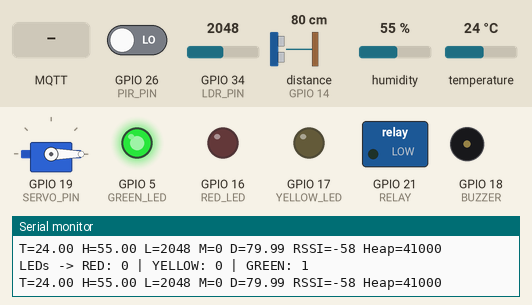
This sketch was run on a simulated ESP32. On the bench: servo, switched loads named in the sketch (green lamp = pin HIGH), output pins drawn as LEDs (lit = HIGH), buzzer (waves = sounding, pin HIGH), the last lines printed to the serial monitor. Wiring (inferred from the names in the program): ultrasonic range finder: trigger GPIO 27; echo GPIO 14. Inputs (shaded band) come from the test bench; at power-on: distance to the obstacle (sensor on GPIO 14) 80 cm, temperature 24 °C, GPIO 34 (LDR_PIN) = 2048, GPIO 26 (PIR_PIN) LOW, humidity 55 % (analog values on the 0–4095 scale). The echo pulse lasts 58.3 µs per cm; WiFi joins after 1.5 s; servers stay silent unless stated; no MQTT or app messages arrive unless stated; pins used as bus, display or sensor lines are not drawn.

Above: at 2.7 s.
2.8 s: MQTT message "ON" arrives on the first subscribed topic
At 3.4 s:
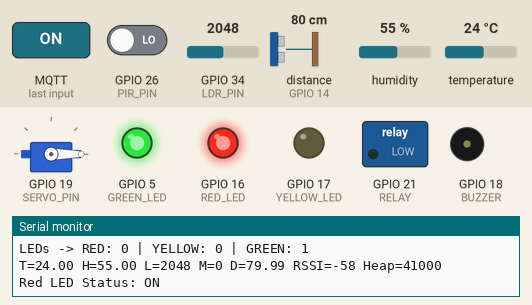
5.0 s: distance to the obstacle (sensor on GPIO 14) set to 12 cm
12.0 s: distance to the obstacle (sensor on GPIO 14) set to 9 cm
At 13.1 s:
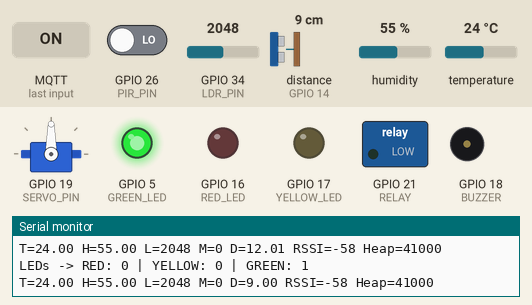
14.0 s: temperature set to 29.4 °C
17.7 s: temperature set to 30.5 °C
At 19.9 s:
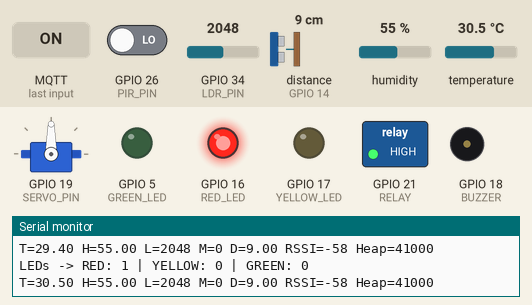
21.0 s: GPIO 34 (LDR_PIN) set to 526
22.7 s: GPIO 34 (LDR_PIN) set to 447
At 24.0 s:
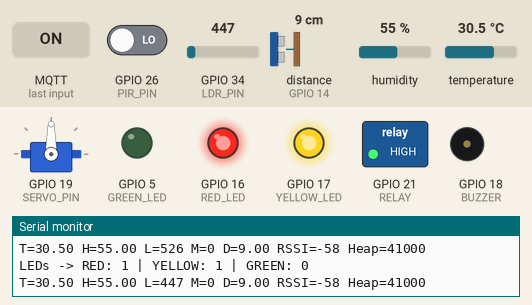
Timing chart, 0 to 25.7 s (numbered marks = the images above; inputs shaded):
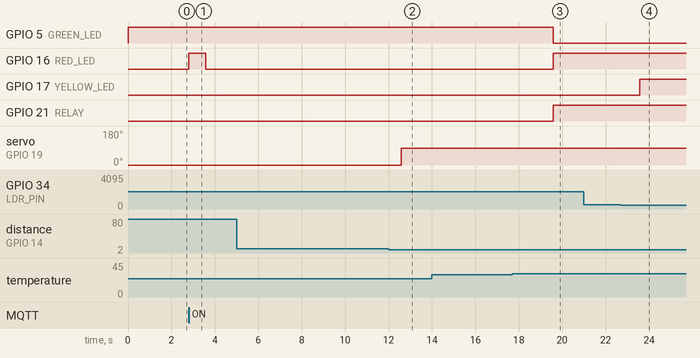

Measured:
- the behaviour switches between 11 and 10 cm on distance to the obstacle (sensor on GPIO 14) (found by bisection; images 1 and 2)
- the behaviour switches between 30 and 30.1 °C on temperature (found by bisection; images 2 and 3)
- the behaviour switches between 500 and 499 on GPIO 34 (LDR_PIN) (found by bisection; images 3 and 4)
- after the input at 2.8 s, GPIO 16 (RED_LED): LOW → HIGH at once, → LOW 0.78 s later
- after the input at 12.0 s, servo on GPIO 19 (SERVO_PIN): 0° → 90° after 0.58 s
- after the input at 17.7 s, GPIO 5 (GREEN_LED): HIGH → LOW after 1.9 s; GPIO 16 (RED_LED), GPIO 21 (RELAY): LOW → HIGH after 1.9 s
- after the input at 22.7 s, GPIO 17 (YELLOW_LED): LOW → HIGH after 0.88 s

The sketch:

sketch.ino
```cpp
#include <WiFi.h>
#include <PubSubClient.h>
#include <DHT.h>
#include <ESP32Servo.h>

// -----------------------------
// WiFi Configuration
const char *WIFI_SSID = "Wokwi-GUEST";
const char *WIFI_PASSWORD = "";

// -----------------------------
// MQTT Configuration
const char *MQTT_SERVER = "broker.hivemq.com";
const int MQTT_PORT = 1883;
const char *MQTT_CLIENT_ID = "JohmESP32Client";

// -----------------------------
// MQTT Topics (Sensors)
const char *TOPIC_TEMP = "johmmmsensors/temperature";
const char *TOPIC_HUM = "johmmmsensors/humidity";
const char *TOPIC_LIGHT = "johmmmsensors/light";
const char *TOPIC_MOTION = "johmmmsensors/motion";
const char *TOPIC_STATUS = "johmmmsensors/status";
const char *TOPIC_HEARTBEAT = "johmmmsensors/heartbeat";

// -----------------------------
// MQTT Client
WiFiClient espClient;
PubSubClient mqttClient(espClient);

// -----------------------------
// Pin Mapping
#define DHTPIN 4
#define DHTTYPE DHT22
#define LDR_PIN 34
#define PIR_PIN 26
#define TRIG_PIN 27
#define ECHO_PIN 14

#define RED_LED 16
#define YELLOW_LED 17
#define GREEN_LED 5

#define BUZZER 18
#define SERVO_PIN 19
#define RELAY 21

// -----------------------------
float tempMax = 30.0;
int lightMin = 500;
float distMin = 10.0;

unsigned long reportIntervalMs = 1000;

int servoOpenAngle = 90;
int servoClosedAngle = 0;

DHT dht(DHTPIN, DHTTYPE);
Servo servoMotor;

// -----------------------------
unsigned long lastSampleMs = 0;
unsigned long buzzerOffAt = 0;
unsigned long lastHeartbeatMs = 0;
bool lastMotion = false;

// -----------------------------
// WiFi connection
void connectWiFi()
{
  Serial.print("Connecting to WiFi");
  WiFi.begin(WIFI_SSID, WIFI_PASSWORD);
  while (WiFi.status() != WL_CONNECTED)
  {
    delay(500);
    Serial.print(".");
  }
  Serial.println("\nWiFi Connected");
  Serial.println(WiFi.localIP());
}

// -----------------------------
// MQTT Callback
void callback(char *topic, byte *payload, unsigned int length)
{
  String message = "";
  for (int i = 0; i < length; i++)
  {
    message += (char)payload[i];
  }

  String myTopic = String(topic);

  if (myTopic == "actuators/led/red")
  {
    digitalWrite(RED_LED, message == "ON");
    Serial.print("Red LED Status: ");
    Serial.println(message);
  }
  else if (myTopic == "actuators/led/yellow")
  {
    digitalWrite(YELLOW_LED, message == "ON");
    Serial.print("Yellow LED Status: ");
    Serial.println(message);
  }
  else if (myTopic == "actuators/led/green")
  {
    digitalWrite(GREEN_LED, message == "ON");
    Serial.print("Green LED Status: ");
    Serial.println(message);
  }
  else if (myTopic == "actuators/buzzer")
  {
    digitalWrite(BUZZER, message == "ON");
    Serial.print("Buzzer Status: ");
    Serial.println(message);
  }
  else if (myTopic == "actuators/relay")
  {
    digitalWrite(RELAY, message == "ON");
    Serial.print("Relay Status: ");
    Serial.println(message);
  }
  else if (myTopic == "actuators/servo")
  {
    int angle = message.toInt();
    servoMotor.write(angle);
    Serial.print("Servo Angle: ");
    Serial.println(angle);
  }
}

// -----------------------------
// MQTT reconnect
void reconnectMQTT()
{
  while (!mqttClient.connected())
  {
    Serial.print("Connecting to MQTT...");
    if (mqttClient.connect(MQTT_CLIENT_ID))
    {
      Serial.println("Connected");
      mqttClient.subscribe("actuators/led/red");
      mqttClient.subscribe("actuators/led/yellow");
      mqttClient.subscribe("actuators/led/green");
      mqttClient.subscribe("actuators/buzzer");
      mqttClient.subscribe("actuators/relay");
      mqttClient.subscribe("actuators/servo");
    }
    else
    {
      Serial.print("Failed rc=");
      Serial.print(mqttClient.state());
      Serial.println(" retrying in 5 seconds");
      delay(5000);
    }
  }
}

// -----------------------------
int readLdrAveraged()
{
  long sum = 0;
  for (int i = 0; i < 8; i++)
  {
    sum += analogRead(LDR_PIN);
    delay(2);
  }
  return sum / 8;
}

// -----------------------------
void setLedState(bool redOn, bool yellowOn, bool greenOn)
{
  digitalWrite(RED_LED, redOn);
  digitalWrite(YELLOW_LED, yellowOn);
  digitalWrite(GREEN_LED, greenOn);
}

// -----------------------------
float readDistanceCm()
{
  digitalWrite(TRIG_PIN, LOW);
  delayMicroseconds(2);
  digitalWrite(TRIG_PIN, HIGH);
  delayMicroseconds(10);
  digitalWrite(TRIG_PIN, LOW);
  long duration = pulseIn(ECHO_PIN, HIGH, 30000);
  if (duration <= 0)
    return NAN;
  return duration * 0.0343 / 2;
}

// -----------------------------
void setup()
{
  Serial.begin(115200);

  pinMode(LDR_PIN, INPUT);
  pinMode(PIR_PIN, INPUT);
  pinMode(TRIG_PIN, OUTPUT);
  pinMode(ECHO_PIN, INPUT);
  pinMode(RED_LED, OUTPUT);
  pinMode(YELLOW_LED, OUTPUT);
  pinMode(GREEN_LED, OUTPUT);
  pinMode(BUZZER, OUTPUT);
  pinMode(RELAY, OUTPUT);

  setLedState(false, false, true);

  servoMotor.setPeriodHertz(50);
  servoMotor.attach(SERVO_PIN, 500, 2400);
  servoMotor.write(servoClosedAngle);

  dht.begin();

  analogReadResolution(12);
  analogSetPinAttenuation(LDR_PIN, ADC_11db);

  connectWiFi();

  mqttClient.setServer(MQTT_SERVER, MQTT_PORT);
  mqttClient.setCallback(callback);
}

// -----------------------------
void loop()
{
  if (WiFi.status() != WL_CONNECTED)
    connectWiFi();
  if (!mqttClient.connected())
    reconnectMQTT();

  mqttClient.loop();

  unsigned long now = millis();
  if (now - lastSampleMs < reportIntervalMs)
    return;
  lastSampleMs = now;

  // --- Read Sensors ---
  float temperature = dht.readTemperature();
  float humidity = dht.readHumidity();
  int lightRaw = readLdrAveraged();
  bool motion = digitalRead(PIR_PIN);
  float distance = readDistanceCm();

  // --- Logic ---
  bool tempHigh = !isnan(temperature) && temperature > tempMax;
  bool dark = lightRaw < lightMin;
  bool nearObj = !isnan(distance) && distance < distMin;

  setLedState(tempHigh, dark, !tempHigh && !dark);

  // --- Log LED States ---
  Serial.printf("LEDs -> RED: %d | YELLOW: %d | GREEN: %d\n",
                tempHigh ? 1 : 0,
                dark ? 1 : 0,
                (!tempHigh && !dark) ? 1 : 0);

  digitalWrite(RELAY, tempHigh);

  if (motion && !lastMotion)
  {
    digitalWrite(BUZZER, HIGH);
    delay(2000);
    digitalWrite(BUZZER, LOW);
  }
  lastMotion = motion;

  servoMotor.write(nearObj ? servoOpenAngle : servoClosedAngle);

  // --- Publish Sensor Data ---
  String tempJSON = "{\"temperature\": " + String(temperature) + "}";
  String humJSON = "{\"humidity\": " + String(humidity) + "}";
  String lightJSON = "{\"light\": " + String(lightRaw) + "}";
  String motionJSON = "{\"motion\": " + String(motion ? "true" : "false") + "}";

  mqttClient.publish(TOPIC_TEMP, tempJSON.c_str());
  mqttClient.publish(TOPIC_HUM, humJSON.c_str());
  mqttClient.publish(TOPIC_LIGHT, lightJSON.c_str());
  mqttClient.publish(TOPIC_MOTION, motionJSON.c_str());

  // --- Publish System Status ---
  unsigned long uptimeSec = millis() / 1000;
  String statusJSON = "{\"uptime\": " + String(uptimeSec) +
                      ", \"rssi\": " + String(WiFi.RSSI()) +
                      ", \"freeHeap\": " + String(ESP.getFreeHeap()) + "}";

  mqttClient.publish(TOPIC_STATUS, statusJSON.c_str());

  // --- Heartbeat every 10 seconds ---
  if (now - lastHeartbeatMs >= 10000)
  {
    lastHeartbeatMs = now;
    String hbJSON = "{\"status\": \"alive\", \"uptime\": " + String(millis() / 1000) + "}";
    mqttClient.publish(TOPIC_HEARTBEAT, hbJSON.c_str());
    Serial.println("Heartbeat sent");
  }

  // --- Serial Monitor Summary ---
  Serial.printf("T=%.2f H=%.2f L=%d M=%d D=%.2f RSSI=%d Heap=%d\n",
                temperature, humidity, lightRaw, motion, distance,
                WiFi.RSSI(), ESP.getFreeHeap());
}
```
